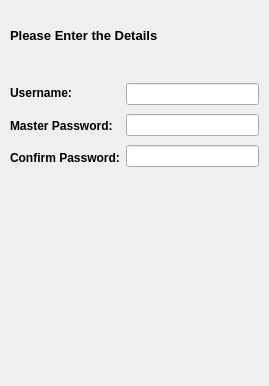
<?xml version="1.0" encoding="UTF-8"?>
<ui version="4.0">
 <class>Dialog</class>
 <widget class="QDialog" name="Dialog">
  <property name="geometry">
   <rect>
    <x>0</x>
    <y>0</y>
    <width>269</width>
    <height>386</height>
   </rect>
  </property>
  <property name="windowTitle">
   <string>Dialog</string>
  </property>
  <widget class="QLabel" name="label">
   <property name="geometry">
    <rect>
     <x>10</x>
     <y>20</y>
     <width>231</width>
     <height>31</height>
    </rect>
   </property>
   <property name="font">
    <font>
     <pointsize>10</pointsize>
     <weight>75</weight>
     <bold>true</bold>
    </font>
   </property>
   <property name="text">
    <string>Please Enter the Details</string>
   </property>
  </widget>
  <widget class="QWidget" name="layoutWidget">
   <property name="geometry">
    <rect>
     <x>10</x>
     <y>80</y>
     <width>249</width>
     <height>91</height>
    </rect>
   </property>
   <layout class="QHBoxLayout" name="horizontalLayout">
    <item>
     <layout class="QVBoxLayout" name="verticalLayout">
      <item>
       <widget class="QLabel" name="label_2">
        <property name="font">
         <font>
          <weight>75</weight>
          <bold>true</bold>
         </font>
        </property>
        <property name="text">
         <string>Username:</string>
        </property>
       </widget>
      </item>
      <item>
       <widget class="QLabel" name="label_3">
        <property name="font">
         <font>
          <weight>75</weight>
          <bold>true</bold>
         </font>
        </property>
        <property name="text">
         <string>Master Password:</string>
        </property>
       </widget>
      </item>
      <item>
       <widget class="QLabel" name="label_4">
        <property name="font">
         <font>
          <weight>75</weight>
          <bold>true</bold>
         </font>
        </property>
        <property name="text">
         <string>Confirm Password:</string>
        </property>
       </widget>
      </item>
     </layout>
    </item>
    <item>
     <layout class="QVBoxLayout" name="verticalLayout_2">
      <item>
       <widget class="QLineEdit" name="lineEdit"/>
      </item>
      <item>
       <widget class="QLineEdit" name="MPassword">
        <property name="echoMode">
         <enum>QLineEdit::Password</enum>
        </property>
       </widget>
      </item>
      <item>
       <widget class="QLineEdit" name="C">
        <property name="echoMode">
         <enum>QLineEdit::Password</enum>
        </property>
       </widget>
      </item>
     </layout>
    </item>
   </layout>
  </widget>
 </widget>
 <resources/>
 <connections/>
</ui>
